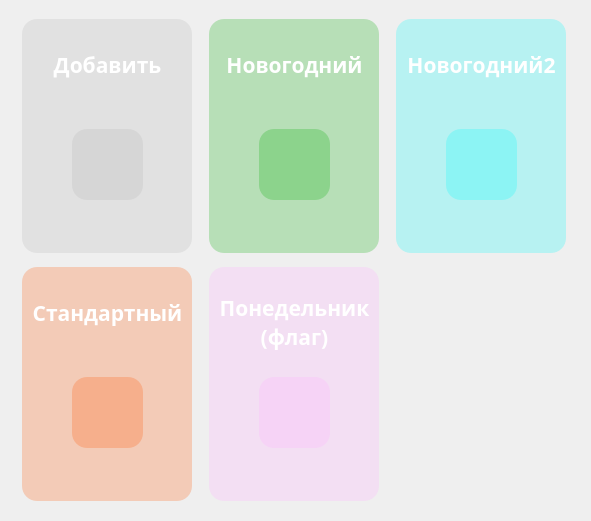
      <widget class="QWidget" name="scrollAreaWidgetContents_5">
       <property name="geometry">
        <rect>
         <x>0</x>
         <y>0</y>
         <width>591</width>
         <height>521</height>
        </rect>
       </property>
       <layout class="QGridLayout" name="gridLayout_2">
        <item row="1" column="1">
         <widget class="QFrame" name="frame_34">
          <property name="sizePolicy">
           <sizepolicy hsizetype="Fixed" vsizetype="Fixed">
            <horstretch>0</horstretch>
            <verstretch>0</verstretch>
           </sizepolicy>
          </property>
          <property name="minimumSize">
           <size>
            <width>170</width>
            <height>234</height>
           </size>
          </property>
          <property name="styleSheet">
           <string notr="true">
border-radius: 15;
background-color: rgba(255, 170,255, 60);</string>
          </property>
          <property name="frameShape">
           <enum>QFrame::StyledPanel</enum>
          </property>
          <property name="frameShadow">
           <enum>QFrame::Raised</enum>
          </property>
          <widget class="QLabel" name="label_112">
           <property name="geometry">
            <rect>
             <x>0</x>
             <y>10</y>
             <width>171</width>
             <height>91</height>
            </rect>
           </property>
           <property name="font">
            <font>
             <family>Yandex Sans Text Bold</family>
             <pointsize>16</pointsize>
             <weight>75</weight>
             <bold>true</bold>
            </font>
           </property>
           <property name="styleSheet">
            <string notr="true">color: white;
background-color: rgb(255,160,0, 0);
</string>
           </property>
           <property name="text">
            <string>Понедельник (флаг)</string>
           </property>
           <property name="alignment">
            <set>Qt::AlignCenter</set>
           </property>
           <property name="wordWrap">
            <bool>true</bool>
           </property>
          </widget>
          <widget class="QPushButton" name="pushButton_5">
           <property name="geometry">
            <rect>
             <x>50</x>
             <y>110</y>
             <width>71</width>
             <height>71</height>
            </rect>
           </property>
           <property name="cursor">
            <cursorShape>PointingHandCursor</cursorShape>
           </property>
           <property name="text">
            <string/>
           </property>
           <property name="icon">
            <iconset>
             <normaloff>../icons/main_window/templte/edit_2.png</normaloff>../icons/main_window/templte/edit_2.png</iconset>
           </property>
           <property name="iconSize">
            <size>
             <width>50</width>
             <height>50</height>
            </size>
           </property>
          </widget>
         </widget>
        </item>
        <item row="0" column="0">
         <widget class="QFrame" name="frame_33">
          <property name="sizePolicy">
           <sizepolicy hsizetype="Fixed" vsizetype="Fixed">
            <horstretch>0</horstretch>
            <verstretch>0</verstretch>
           </sizepolicy>
          </property>
          <property name="minimumSize">
           <size>
            <width>170</width>
            <height>234</height>
           </size>
          </property>
          <property name="styleSheet">
           <string notr="true">
border-radius: 15;
background-color: rgba(180,180, 180, 60);</string>
          </property>
          <property name="frameShape">
           <enum>QFrame::StyledPanel</enum>
          </property>
          <property name="frameShadow">
           <enum>QFrame::Raised</enum>
          </property>
          <widget class="QLabel" name="label_111">
           <property name="geometry">
            <rect>
             <x>0</x>
             <y>0</y>
             <width>171</width>
             <height>91</height>
            </rect>
           </property>
           <property name="font">
            <font>
             <family>Yandex Sans Text Bold</family>
             <pointsize>16</pointsize>
             <weight>75</weight>
             <bold>true</bold>
            </font>
           </property>
           <property name="styleSheet">
            <string notr="true">color: white;
background-color: rgb(255,160,0, 0);
</string>
           </property>
           <property name="text">
            <string>Добавить</string>
           </property>
           <property name="alignment">
            <set>Qt::AlignCenter</set>
           </property>
           <property name="wordWrap">
            <bool>true</bool>
           </property>
          </widget>
          <widget class="QPushButton" name="pushButton_4">
           <property name="geometry">
            <rect>
             <x>50</x>
             <y>110</y>
             <width>71</width>
             <height>71</height>
            </rect>
           </property>
           <property name="cursor">
            <cursorShape>PointingHandCursor</cursorShape>
           </property>
           <property name="text">
            <string/>
           </property>
           <property name="icon">
            <iconset>
             <normaloff>../icons/main_window/templte/add_template.png</normaloff>../icons/main_window/templte/add_template.png</iconset>
           </property>
           <property name="iconSize">
            <size>
             <width>50</width>
             <height>50</height>
            </size>
           </property>
          </widget>
         </widget>
        </item>
        <item row="0" column="1">
         <widget class="QFrame" name="frame_31">
          <property name="sizePolicy">
           <sizepolicy hsizetype="Fixed" vsizetype="Fixed">
            <horstretch>0</horstretch>
            <verstretch>0</verstretch>
           </sizepolicy>
          </property>
          <property name="minimumSize">
           <size>
            <width>170</width>
            <height>234</height>
           </size>
          </property>
          <property name="styleSheet">
           <string notr="true">border-radius: 15;
background-color: rgba(0,170, 0, 60);</string>
          </property>
          <property name="frameShape">
           <enum>QFrame::StyledPanel</enum>
          </property>
          <property name="frameShadow">
           <enum>QFrame::Raised</enum>
          </property>
          <widget class="QLabel" name="label_113">
           <property name="geometry">
            <rect>
             <x>0</x>
             <y>0</y>
             <width>171</width>
             <height>91</height>
            </rect>
           </property>
           <property name="font">
            <font>
             <family>Yandex Sans Text Bold</family>
             <pointsize>16</pointsize>
             <weight>75</weight>
             <bold>true</bold>
            </font>
           </property>
           <property name="styleSheet">
            <string notr="true">color: white;
background-color: rgb(255,160,0, 0);
</string>
           </property>
           <property name="text">
            <string>Новогодний</string>
           </property>
           <property name="alignment">
            <set>Qt::AlignCenter</set>
           </property>
           <property name="wordWrap">
            <bool>true</bool>
           </property>
          </widget>
          <widget class="QPushButton" name="pushButton_2">
           <property name="geometry">
            <rect>
             <x>50</x>
             <y>110</y>
             <width>71</width>
             <height>71</height>
            </rect>
           </property>
           <property name="cursor">
            <cursorShape>PointingHandCursor</cursorShape>
           </property>
           <property name="text">
            <string/>
           </property>
           <property name="icon">
            <iconset>
             <normaloff>../icons/main_window/templte/edit_2.png</normaloff>../icons/main_window/templte/edit_2.png</iconset>
           </property>
           <property name="iconSize">
            <size>
             <width>50</width>
             <height>50</height>
            </size>
           </property>
          </widget>
         </widget>
        </item>
        <item row="0" column="2">
         <widget class="QFrame" name="frame_32">
          <property name="sizePolicy">
           <sizepolicy hsizetype="Fixed" vsizetype="Fixed">
            <horstretch>0</horstretch>
            <verstretch>0</verstretch>
           </sizepolicy>
          </property>
          <property name="minimumSize">
           <size>
            <width>170</width>
            <height>234</height>
           </size>
          </property>
          <property name="styleSheet">
           <string notr="true">border-radius: 15;
background-color: rgba(0,250,250, 60);</string>
          </property>
          <property name="frameShape">
           <enum>QFrame::StyledPanel</enum>
          </property>
          <property name="frameShadow">
           <enum>QFrame::Raised</enum>
          </property>
          <widget class="QLabel" name="label_114">
           <property name="geometry">
            <rect>
             <x>0</x>
             <y>0</y>
             <width>171</width>
             <height>91</height>
            </rect>
           </property>
           <property name="font">
            <font>
             <family>Yandex Sans Text Bold</family>
             <pointsize>16</pointsize>
             <weight>75</weight>
             <bold>true</bold>
            </font>
           </property>
           <property name="styleSheet">
            <string notr="true">color: white;
background-color: rgb(255,160,0, 0);
</string>
           </property>
           <property name="text">
            <string>Новогодний2</string>
           </property>
           <property name="alignment">
            <set>Qt::AlignCenter</set>
           </property>
           <property name="wordWrap">
            <bool>true</bool>
           </property>
          </widget>
          <widget class="QPushButton" name="pushButton_3">
           <property name="geometry">
            <rect>
             <x>50</x>
             <y>110</y>
             <width>71</width>
             <height>71</height>
            </rect>
           </property>
           <property name="cursor">
            <cursorShape>PointingHandCursor</cursorShape>
           </property>
           <property name="text">
            <string/>
           </property>
           <property name="icon">
            <iconset>
             <normaloff>../icons/main_window/templte/edit_2.png</normaloff>../icons/main_window/templte/edit_2.png</iconset>
           </property>
           <property name="iconSize">
            <size>
             <width>50</width>
             <height>50</height>
            </size>
           </property>
          </widget>
         </widget>
        </item>
        <item row="1" column="0">
         <widget class="QFrame" name="frame_30">
          <property name="sizePolicy">
           <sizepolicy hsizetype="Fixed" vsizetype="Fixed">
            <horstretch>0</horstretch>
            <verstretch>0</verstretch>
           </sizepolicy>
          </property>
          <property name="minimumSize">
           <size>
            <width>170</width>
            <height>234</height>
           </size>
          </property>
          <property name="styleSheet">
           <string notr="true">
border-radius: 15;
background-color: rgba(255, 85, 0, 60);</string>
          </property>
          <property name="frameShape">
           <enum>QFrame::StyledPanel</enum>
          </property>
          <property name="frameShadow">
           <enum>QFrame::Raised</enum>
          </property>
          <widget class="QLabel" name="label_110">
           <property name="geometry">
            <rect>
             <x>0</x>
             <y>0</y>
             <width>171</width>
             <height>91</height>
            </rect>
           </property>
           <property name="font">
            <font>
             <family>Yandex Sans Text Bold</family>
             <pointsize>16</pointsize>
             <weight>75</weight>
             <bold>true</bold>
            </font>
           </property>
           <property name="styleSheet">
            <string notr="true">color: white;
background-color: rgb(255,160,0, 0);
</string>
           </property>
           <property name="text">
            <string>Стандартный</string>
           </property>
           <property name="alignment">
            <set>Qt::AlignCenter</set>
           </property>
           <property name="wordWrap">
            <bool>true</bool>
           </property>
          </widget>
          <widget class="QPushButton" name="pushButton">
           <property name="geometry">
            <rect>
             <x>50</x>
             <y>110</y>
             <width>71</width>
             <height>71</height>
            </rect>
           </property>
           <property name="cursor">
            <cursorShape>PointingHandCursor</cursorShape>
           </property>
           <property name="text">
            <string/>
           </property>
           <property name="icon">
            <iconset>
             <normaloff>../icons/main_window/templte/edit_2.png</normaloff>../icons/main_window/templte/edit_2.png</iconset>
           </property>
           <property name="iconSize">
            <size>
             <width>50</width>
             <height>50</height>
            </size>
           </property>
          </widget>
         </widget>
        </item>
       </layout>
      </widget>
